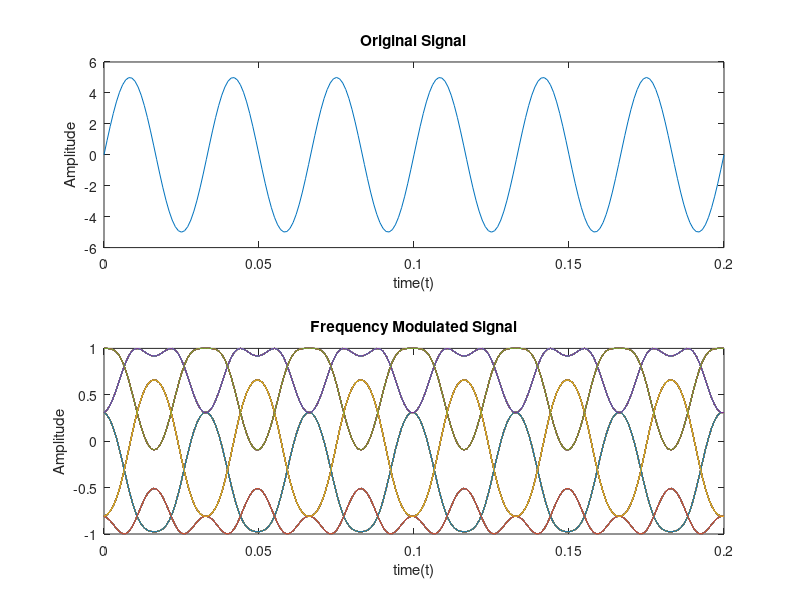

Recreate this plot in MATLAB.
fs = 1000; 
fc = 200;  
t = (0:1/fs:0.2)';
x = 5*sin(2*pi*30*t);
fDev = 5;
y = fmmod(x,fc,fs,fDev);
plot(t,x,'black',t,y,'b')
xlabel('Time (s)');
ylabel('Amplitude');
legend('Original Signal','Frequency Modulated Signal');
subplot(2,1,1);
plot(t,x)
title('Original Signal');
xlabel('time(t)');
ylabel('Amplitude');


subplot(2,1,2); 
plot(t,y)
title('Frequency Modulated Signal');
xlabel('time(t)');
ylabel('Amplitude');